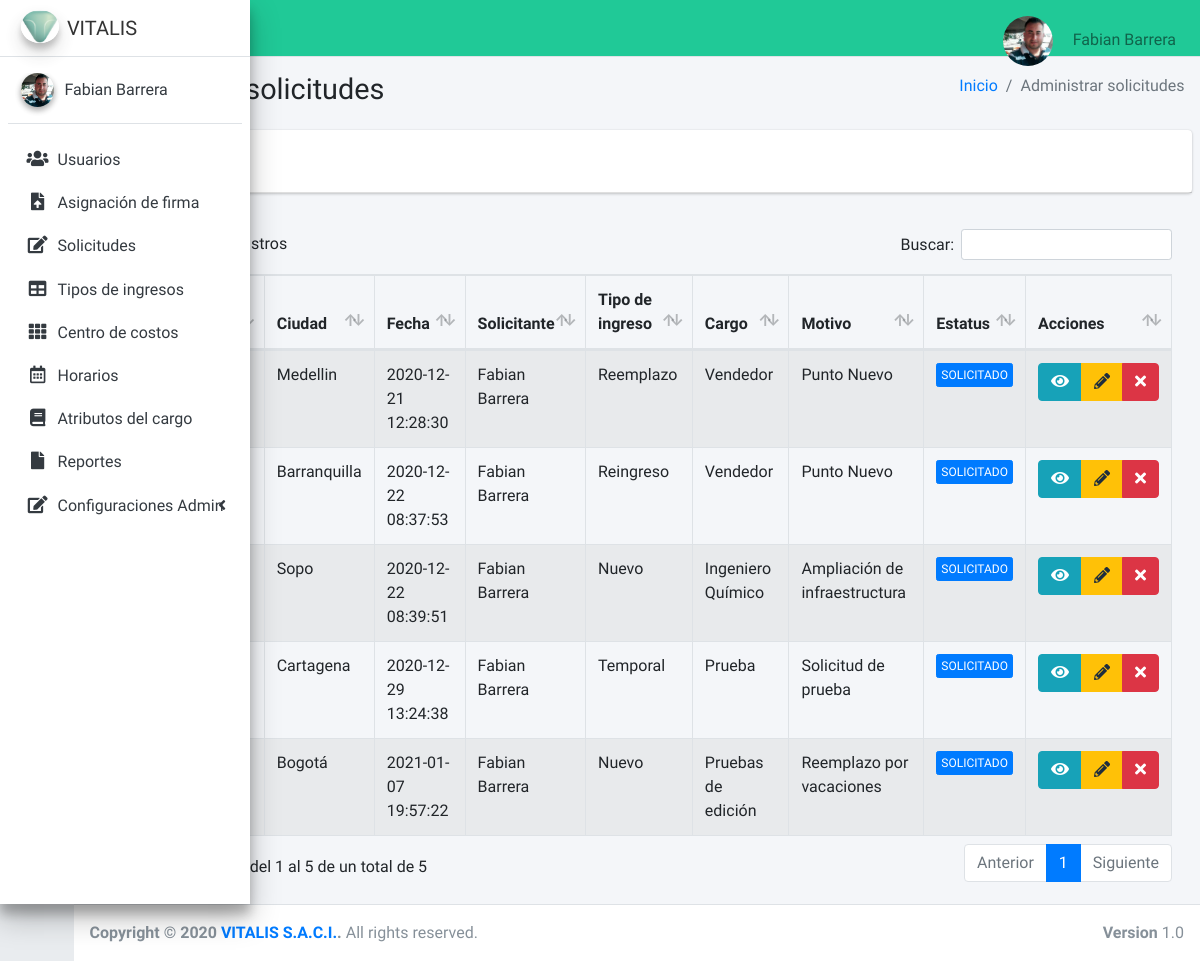
/solicitudes (signed in), run on an earlier commit of the app's database.
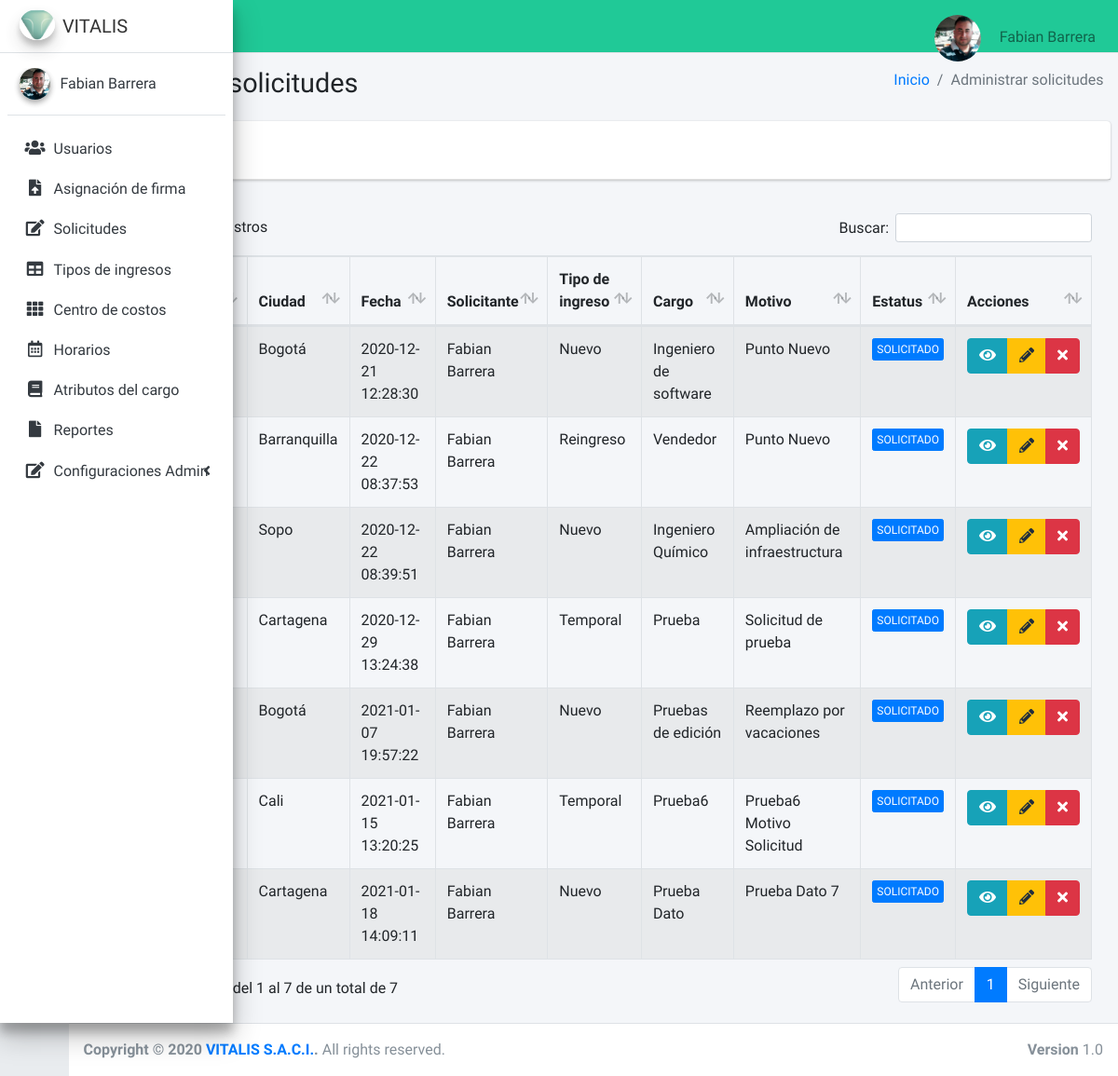
And on a later commit of the database.
### tables this page shows
CREATE TABLE `solicitud` (
  `id` int(11) NOT NULL,
  `ciudad` varchar(30) DEFAULT NULL,
  `fecha` datetime DEFAULT current_timestamp(),
  `formacion` text NOT NULL,
  `otra_formacion` varchar(100) DEFAULT NULL,
  `genero` varchar(20) NOT NULL,
  `fecha_estado` timestamp NOT NULL DEFAULT current_timestamp(),
  `exp_lab` text DEFAULT NULL,
  `tiempo_exp` text NOT NULL,
  `ciudad_labor` text NOT NULL,
  `tipo_salario` varchar(100) NOT NULL,
  `monto_salario` varchar(250) DEFAULT NULL,
  `tipo_contrato` varchar(100) NOT NULL,
  `otra_duracion` varchar(100) NOT NULL,
  `observaciones` text NOT NULL,
  `id_usuario` int(11) NOT NULL,
  `motivo` text NOT NULL,
  `cargo_solicitado` text NOT NULL,
  `area_personal` text NOT NULL,
  `codigo_ceco` varchar(20) NOT NULL,
  `horario` varchar(100) NOT NULL,
  `tipo_ingreso` varchar(50) NOT NULL,
  `estatus` text NOT NULL,
  `fecha_recepcion` timestamp NOT NULL DEFAULT current_timestamp(),
  `fecha_contratacion` date NOT NULL,
  `nombre_candidato` text NOT NULL,
  `usuario_sap` varchar(11) NOT NULL,
  `experiencia_en` varchar(250) NOT NULL,
  `ti_pc` text DEFAULT NULL,
  `pc_observaciones` varchar(100) NOT NULL,
  `ti_telefono` text DEFAULT NULL,
  `tel_observaciones` varchar(100) NOT NULL,
  `ti_correo` text DEFAULT NULL,
  `correo_observaciones` varchar(100) NOT NULL,
  `ti_observaciones` varchar(250) NOT NULL,
  `permisos` varchar(250) NOT NULL,
  `codigo` int(11) NOT NULL,
  `nombre_ceco` text NOT NULL,
  `firma_solicitante` text NOT NULL,
  `nombre_director` varchar(100) NOT NULL,
  `firma_director` text NOT NULL,
  `nombre_df` varchar(100) NOT NULL,
  `firma_df` text NOT NULL
);

CREATE TABLE `usuarios` (
  `iduser` int(11) NOT NULL,
  `nombre` varchar(100) NOT NULL,
  `correo` varchar(50) NOT NULL,
  `usuario` text DEFAULT NULL,
  `password` text NOT NULL,
  `perfil` text NOT NULL,
  `area` text NOT NULL,
  `estado` int(11) NOT NULL,
  `fecha` timestamp NULL DEFAULT current_timestamp(),
  `foto` text NOT NULL,
  `telefono` bigint(50) DEFAULT NULL,
  `solicitudes` int(11) DEFAULT NULL,
  `ultima_solicitud` int(11) DEFAULT NULL,
  `ultimologin` datetime DEFAULT NULL
);

### controladores/plantilla.controlador.php (called while the page is built)
<?php
class ControladorPlantilla{
    static public function ctrPlantilla(){
        include "vistas/plantilla.php";
    }
}

### index.php (called while the page is built, shortened)
<?php
  require_once "controladores/plantilla.controlador.php";
  require_once "controladores/usuarios.controlador.php";
  require_once "controladores/solicitudes.controlador.php";
  require_once "controladores/centroCostos.controlador.php";
  require_once "modelos/usuarios.modelo.php";
  require_once "modelos/solicitudes.modelo.php";
  $plantilla =new ControladorPlantilla();
  $plantilla -> ctrPlantilla();
  ?>

### controladores/solicitudes.controlador.php (called while the page is built, shortened)
<?php
    class ControladorSolicitudes{
	static public function ctrMostrarSolicitudes($item, $valor){
		$tabla = "solicitud";
		$respuesta = ModeloSolicitudes::mdlMostrarSolicitudes($tabla, $item, $valor);
		return $respuesta;
	}
}

### modelos/conexion.php (called while the page is built)
<?php
class Conexion{
	static public function conectar(){
		$link = new PDO("mysql:host=localhost;dbname=vitaweb",
			            "root",
			            "");
		$link->exec("set names utf8");
		return $link;
	}
}

### modelos/solicitudes.modelo.php (called while the page is built, shortened)
<?php
class ModeloSolicitudes{
    static public function mdlMostrarSolicitudes($tabla, $item, $valor){
        if ($item != null) {
            $stmt = Conexion::conectar()->prepare("SELECT * FROM $tabla WHERE $item = :$item ORDER BY id ASC");
            $stmt -> bindParam(":".$item, $valor, PDO::PARAM_STR);
            $stmt -> execute();
            return $stmt ->fetch();
        }else {
            $stmt = Conexion::conectar()->prepare("SELECT * FROM $tabla ORDER BY id ASC");
            $stmt -> execute();
            return $stmt ->fetchAll();
        }
    }
}

### controladores/usuarios.controlador.php (called while the page is built, shortened)
<?php
class ControladorUsuarios{
	static public function ctrMostrarUsuarios($item, $valor){
		$tabla = "usuarios";
		$respuesta = ModeloUsuarios::mdlMostrarUsuarios($tabla, $item, $valor);
		return $respuesta;
	}
}

### modelos/usuarios.modelo.php (called while the page is built, shortened)
<?php
require_once "conexion.php";
class ModeloUsuarios{
	static public function mdlMostrarUsuarios($tabla, $item, $valor){
		if ($item != null) {
			$stmt = Conexion::conectar()->prepare("SELECT * FROM $tabla WHERE $item = :$item");
        	$stmt -> bindParam(":".$item, $valor, PDO::PARAM_STR);
        	$stmt -> execute();
        	return $stmt -> fetch();
		}else{
			$stmt = Conexion::conectar()->prepare("SELECT * FROM $tabla");
        	$stmt -> execute();
        	return $stmt -> fetchAll();
		}
    }
}

### vistas/modulos/solicitudes.php (the view, shortened to what this page needs)
<div class="content-wrapper">
  <section class="content-header">
    <div class="container-fluid">
      <div class="row mb-2">
        <div class="col-sm-6">
          <h1>Administrar solicitudes</h1>
        </div>
        <div class="col-sm-6">
          <ol class="breadcrumb float-sm-right">
            <li class="breadcrumb-item"><a href="inicio">Inicio</a></li>
            <li class="breadcrumb-item active">Administrar solicitudes</li>
          </ol>
        </div>
      </div>
    </div>
  </section>
  <section class="content">
    <div class="card">
      <div class="card-header">
        <a href="crear-solicitud">
        <button type="button" class="btn btn-primary">
        </button>
        </a>
      </div>
    </div>
    <div class="card-body">
      <table id="example1" class="table table-bordered table-striped">
        <thead>
          <tr>
            <th style="width: 10px;" >#</th>
            <th>Codigo Solicitud</th>
            <th>Ciudad</th>
            <th>Fecha</th>
            <th>Solicitante</th>
            <th>Tipo de ingreso</th>
            <th>Cargo</th>
            <th>Motivo</th>
            <th>Estatus</th>
            <th>Acciones</th>
          </tr>
        </thead>
        <tbody>
          <?php
            $item = null;
            $valor = null;
            $respuesta = ControladorSolicitudes::ctrMostrarSolicitudes($item, $valor);
            foreach ($respuesta as $key => $value) {
               echo '
               <tr>
               <td>'.($key+1).'</td>
               <td>'.$value["codigo"].'</td>
               <td>'.$value["ciudad"].'</td>
               <td>'.$value["fecha"].'</td>';
               $itemUsuario = "usuario";
               $valorUsuario = $value["id_usuario"];
               $respuestaUsuario = ControladorUsuarios::ctrMostrarUsuarios($itemUsuario, $valorUsuario);
               echo '<td>'.$respuestaUsuario["nombre"].'</td>
               <td>'.$value["tipo_ingreso"].'</td>
               <td>'.$value["cargo_solicitado"].'</td>
               <td>'.$value["motivo"].'</td>
               <td><button class="btn btn-primary btn-xs">SOLICITADO</button></td>
               <td>
                 <div class="btn-group">
                   <button class="btn btn-info btnImprimirSolicitud" codigoFormulario="'.$value["codigo"].'">
                    <i class="fas fa-eye"></i>
                   </button>
                   <button class="btn btn-warning btnEditarSolicitud" idSolicitud="'.$value["id"].'"><i class="fas fa-pencil-alt"></i></button>
                   <button class="btn btn-danger btnEliminarSolicitud"idTiposolicitud="'.$value["id"].'"codigoUnico="'.$value["codigo"].'"><i class="fa fa-times"></i></button>
                 </div>
               </td>
             </tr>
               ';
            }
          ?>
        </tbody>
      </table>
    </div>
</div>
</div>

### vistas/plantilla.php (shortened to what this page needs)
<!DOCTYPE html>
<html>
<head>
  <link rel="stylesheet" href="vistas/plugins/fontawesome-free/css/all.min.css">
  <link rel="stylesheet" href="https://code.ionicframework.com/ionicons/2.0.1/css/ionicons.min.css">
  <link rel="stylesheet" href="vistas/plugins/datatables-bs4/css/dataTables.bootstrap4.min.css">
  <link rel="stylesheet" href="vistas/plugins/datatables-responsive/css/responsive.bootstrap4.min.css">
  <link rel="stylesheet" href="vistas/plugins/tempusdominus-bootstrap-4/css/tempusdominus-bootstrap-4.min.css">
  <link rel="stylesheet" href="vistas/plugins/icheck-bootstrap/icheck-bootstrap.min.css">
  <link rel="stylesheet" href="vistas/plugins/jqvmap/jqvmap.min.css">
  <link rel="stylesheet" href="vistas/dist/css/adminlte.css">
  <link rel="stylesheet" href="vistas/plugins/overlayScrollbars/css/OverlayScrollbars.min.css">
  <link rel="stylesheet" href="vistas/plugins/daterangepicker/daterangepicker.css">
  <link rel="stylesheet" href="vistas/plugins/summernote/summernote-bs4.css">
</head>
<body class="hold-transition sidebar-collapse sidebar-mini login-page">
  <?php
  if (isset($_SESSION["iniciarSesion"]) && $_SESSION["iniciarSesion"] == "ok") {
    echo '<div class="wrapper">';
    include "modulos/nav.php";
    include "modulos/menu.php";
    if (isset($_GET["ruta"])) {
      if (
        $_GET["ruta"] == "inicio" ||
        $_GET["ruta"] == "usuarios" ||
        $_GET["ruta"] == "asignacionFirma" ||
        $_GET["ruta"] == "solicitudes" ||
        $_GET["ruta"] == "crear-solicitud" ||
        $_GET["ruta"] == "editar-solicitud" ||
        $_GET["ruta"] == "tiposIngreso" ||
        $_GET["ruta"] == "centroCostos" ||
        $_GET["ruta"] == "horarios" ||
        $_GET["ruta"] == "atributosCargo" ||
        $_GET["ruta"] == "reportes" ||
        $_GET["ruta"] == "configuraciones" ||
        $_GET["ruta"] == "configurarCorreo" ||
        $_GET["ruta"] == "datosFormato" ||
        $_GET["ruta"] == "perfiles" ||
        $_GET["ruta"] == "login" ||
        $_GET["ruta"] == "salir"
      ) {
        include "modulos/" . $_GET["ruta"] . ".php";
      } else {
        include "modulos/404.php";
      }
    } else {
      include "modulos/inicio.php";
    }
    include "modulos/footer.php";
  } else {
    include "modulos/login.php";
  }
  ?>
</body>
</html>

### vistas/modulos/nav.php (shortened to what this page needs)
<nav class="main-header navbar navbar-expand navbar-teal navbar-light">
    <ul class="navbar-nav">
        <li class="nav-item">
            <a class="nav-link" data-widget="pushmenu" href="#" role="button"><i class="fas fa-bars"></i></a>
        </li>
    </ul>
    <ul class="navbar-nav ml-auto">
        <li class="nav-item dropdown user-menu">
            <a href="#" class="nav-link dropdown-toggle" data-toggle="dropdown" aria-expanded="false">
            <?php
                   if ($_SESSION["foto"] != ""){
                   echo '<img src="'.$_SESSION["foto"].'"class="img-size-50 mr-3 img-circle">';
                   }else {
                   echo '<img src="vistas/img/usuarios/user1.jpg" class="img-size-50 mr-3 img-circle">';
                   }
                   ?>
                <span class="d-none d-md-inline"> <?php echo $_SESSION["nombre"]; ?></span>
            </a>
        </li>
    </ul>
</nav>

### vistas/modulos/menu.php (shortened to what this page needs)
<aside class="main-sidebar sidebar-light-primary elevation-4">
    <a href="inicio" class="brand-link">
      <img src="vistas/dist/img/logo3.png" alt="AdminLTE Logo" class="brand-image img-circle elevation-3"
           style="opacity: .8">
      <span class="brand-text font-weight-light">VITALIS</span>
    </a>
    <div class="sidebar">
      <div class="user-panel mt-3 pb-3 mb-3 d-flex">
        <div class="image">
        <?php
                   if ($_SESSION["foto"] != ""){
                    echo '<img src="'.$_SESSION["foto"].'"class="img-circle elevation-2">';
                   }else {
                    echo '<img src="vistas/img/usuarios/user5.png" class="img-circle elevation-2" alt="User Image">';
                   }
                ?>
        </div>
        <div class="info">
          <a href="#" class="d-block"><?php echo $_SESSION["nombre"]; ?></a>
        </div>
      </div>
      <nav class="mt-2">
        <ul class="nav nav-pills nav-sidebar flex-column" data-widget="treeview" role="menu" data-accordion="false">
               <li class="nav-item">
            <a href="usuarios" class="nav-link">
              <i class="nav-icon fas fa-users"></i>
              <p>
                Usuarios
              </p>
            </a>
            <li class="nav-item">
            <a href="asignacionFirma" class="nav-link">
            <i class="nav-icon fas fa-file-upload"></i>
              <p>
                Asignación de firma
              </p>
            </a>
            <li class="nav-item">
            <a href="solicitudes" class="nav-link">
            <i class="nav-icon fas fa-edit"></i>
              <p>
                Solicitudes
              </p>
            </a>
          <li class="nav-item">
            <a href="tiposIngreso" class="nav-link">
            <i class="nav-icon fas fa-table"></i>
              <p>
                Tipos de ingresos
              </p>
            </a>
          </li>
          <li class="nav-item">
            <a href="centroCostos" class="nav-link">
              <i class="nav-icon fas fa-th"></i>
              <p>
                Centro de costos
              </p>
            </a>
          </li>
          <li class="nav-item">
            <a href="horarios" class="nav-link">
              <i class="nav-icon far fa-calendar-alt"></i>
              <p>
                Horarios
              </p>
            </a>
          </li>
          <li class="nav-item">
            <a href="atributosCargo" class="nav-link">
              <i class="nav-icon fas fa-book"></i>
              <p>
                Atributos del cargo
              </p>
            </a>
          </li>
          <li class="nav-item">
            <a href="reportes" class="nav-link">
              <i class="nav-icon fas fa-file"></i>
              <p>
                Reportes
              </p>
            </a>
          </li>
          <li class="nav-item has-treeview">
            <a href="configuraciones" class="nav-link">
            <i class="nav-icon fas fa-edit"></i>
              <p>
                Configuraciones Admin
                <i class="right fas fa-angle-left"></i>
              </p>
            </a>
          </li>
            </ul>
      </nav>
    </div>
  </aside>

### vistas/modulos/footer.php
<footer class="main-footer">
    <strong>Copyright &copy; 2020 <a href="#">VITALIS S.A.C.I.</a>.</strong>
    All rights reserved.
    <div class="float-right d-none d-sm-inline-block">
      <b>Version</b> 1.0
    </div>
  </footer>

What changed in the data, as far as the page shows it:
changed solicitud: ciudad "Medellin" → "Bogotá"; tipo_ingreso "Reemplazo" → "Nuevo"; cargo_solicitado "Vendedor" → "Ingeniero de software"
added solicitud: ciudad "Cali", fecha "2021-01-15 13:20:25", usuarios.nombre "Fabian Barrera", tipo_ingreso "Temporal", cargo_solicitado "Prueba6", motivo "Prueba6 Motivo Solicitud"
added solicitud: ciudad "Cartagena", fecha "2021-01-18 14:09:11", usuarios.nombre "Fabian Barrera", tipo_ingreso "Nuevo", cargo_solicitado "Prueba Dato", motivo "Prueba Dato 7"
Also different on the page:
text written by a page script: "registros Buscar: Mostrando registros del 1 al 5 de un total de 5 Anterior 1 Siguiente" → "registros Buscar: Mostrando registros del 1 al 7 de un total de 7 Anterior 1 Siguiente"
